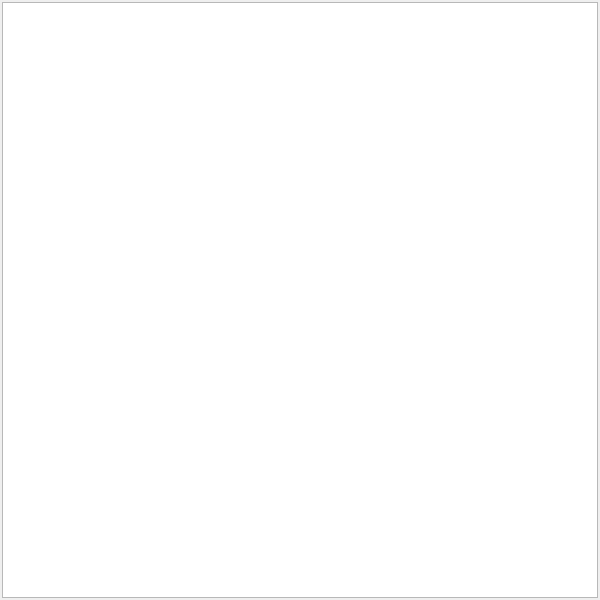
<?xml version="1.0" encoding="UTF-8"?>
<ui version="4.0">
 <class>smithDialog</class>
 <widget class="QDialog" name="smithDialog">
  <property name="geometry">
   <rect>
    <x>0</x>
    <y>0</y>
    <width>600</width>
    <height>600</height>
   </rect>
  </property>
  <property name="windowTitle">
   <string>Dialog</string>
  </property>
  <layout class="QGridLayout" name="gridLayout">
   <property name="leftMargin">
    <number>2</number>
   </property>
   <property name="topMargin">
    <number>2</number>
   </property>
   <property name="rightMargin">
    <number>2</number>
   </property>
   <property name="bottomMargin">
    <number>2</number>
   </property>
   <item row="0" column="0">
    <widget class="QGraphicsView" name="graphicsView"/>
   </item>
  </layout>
 </widget>
 <resources/>
 <connections/>
</ui>
